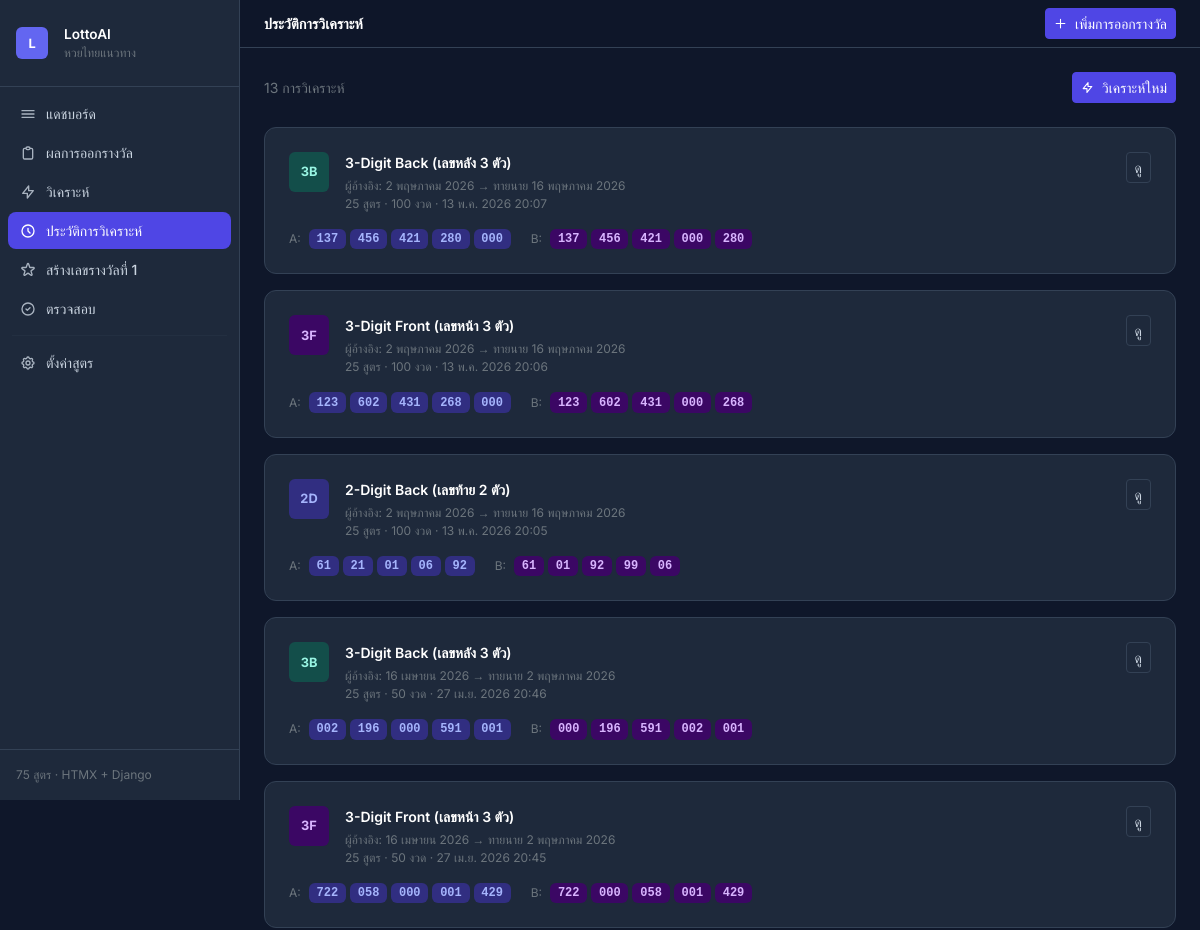
The page /analysis/ (upper part) on the database as committed earlier.
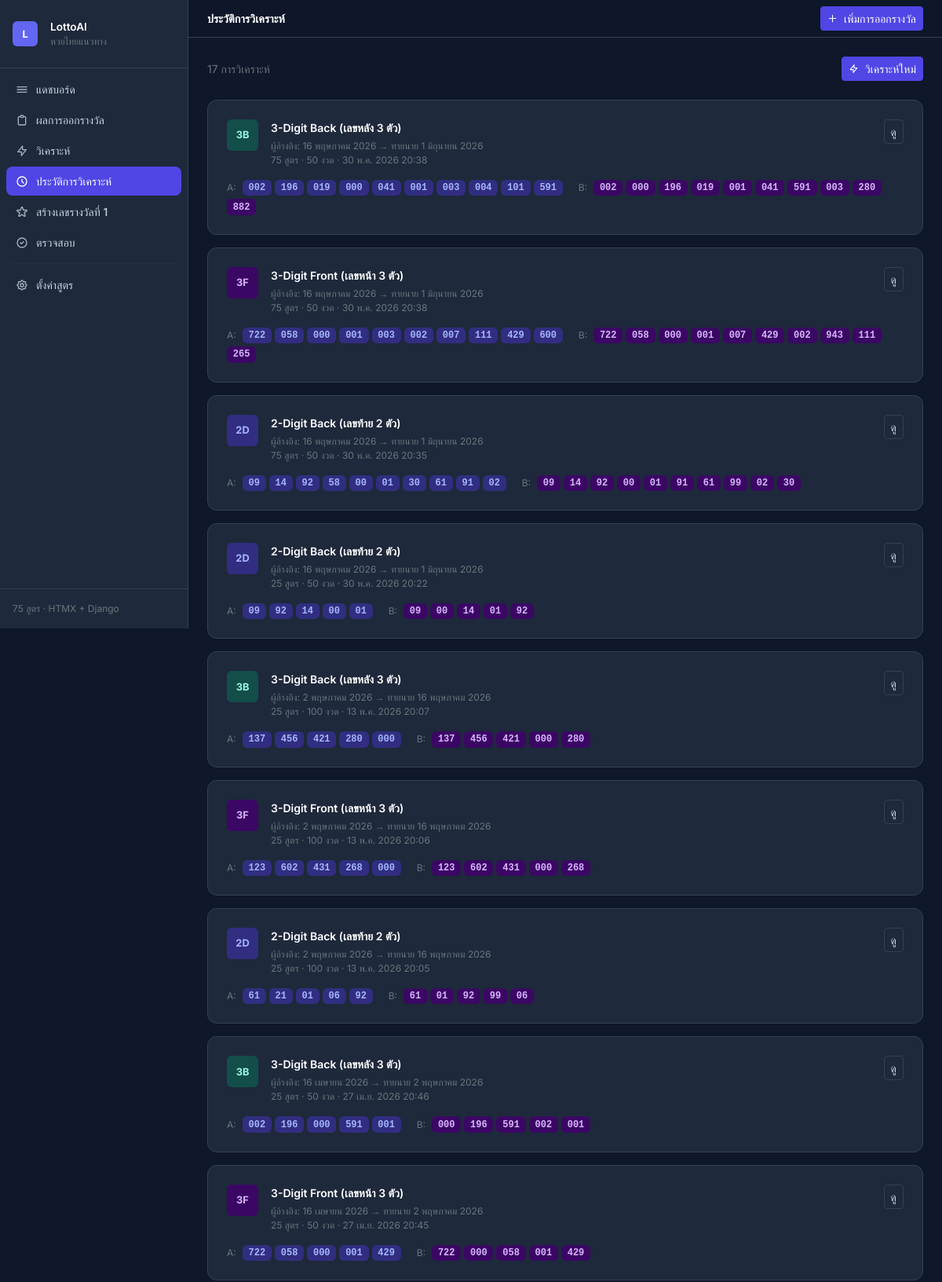
The same page on the database as committed later.
### apps/analysis/models.py (models this page shows, shortened)
class AnalysisSession(models.Model):
    LOTTERY_TYPE_CHOICES = [
        ('2D', '2-Digit Back (เลขท้าย 2 ตัว)'),
        ('3F', '3-Digit Front (เลขหน้า 3 ตัว)'),
        ('3B', '3-Digit Back (เลขหลัง 3 ตัว)'),
    ]
    reference_draw = models.ForeignKey(
        LotteryDraw, on_delete=models.CASCADE,
        related_name='analyses', verbose_name='Based on Draw'
    )
    lottery_type = models.CharField(
        max_length=2, choices=LOTTERY_TYPE_CHOICES, verbose_name='Lottery Type'
    )
    target_draw_date = models.DateField(
        null=True, blank=True, verbose_name='Target Draw Date'
    )
    history_limit = models.IntegerField(
        default=50, verbose_name='Draws Used in History'
    )
    formulas_run = models.IntegerField(default=0)
    formulas_active = models.IntegerField(default=0)
    formula_raw_results = models.JSONField(default=dict)
    option_a_results = models.JSONField(default=list)
    option_b_results = models.JSONField(default=list)
    option_c_results = models.JSONField(default=list)
    created_at = models.DateTimeField(auto_now_add=True)
    class Meta:
        ordering = ['-created_at']
        verbose_name = 'Analysis Session'
        verbose_name_plural = 'Analysis Sessions'

class LotteryDraw(models.Model):
    draw_date = models.DateField(unique=True, verbose_name='Draw Date')
    draw_label = models.CharField(
        max_length=20, blank=True, default='',
        help_text='E.g. "1 Jan 2025"', verbose_name='Draw Label'
    )
    first_prize = models.CharField(max_length=6, verbose_name='First Prize (6-digit)')
    near_first_1 = models.CharField(max_length=6, blank=True, default='', verbose_name='Near 1st Prize (lower)')
    near_first_2 = models.CharField(max_length=6, blank=True, default='', verbose_name='Near 1st Prize (upper)')
    three_front_1 = models.CharField(max_length=3, blank=True, default='', verbose_name='3-Digit Front #1')
    three_front_2 = models.CharField(max_length=3, blank=True, default='', verbose_name='3-Digit Front #2')
    three_back_1 = models.CharField(max_length=3, blank=True, default='', verbose_name='3-Digit Back #1')
    three_back_2 = models.CharField(max_length=3, blank=True, default='', verbose_name='3-Digit Back #2')
    two_back = models.CharField(max_length=2, blank=True, default='', verbose_name='2-Digit Back')
    notes = models.TextField(blank=True, default='', verbose_name='Notes')
    created_at = models.DateTimeField(auto_now_add=True)
    updated_at = models.DateTimeField(auto_now=True)
    class Meta:
        ordering = ['-draw_date']
        verbose_name = 'Lottery Draw'
        verbose_name_plural = 'Lottery Draws'

### apps/analysis/views.py (the view)
# urls.py: path('analysis/', views.analysis_history, name='analysis_history'),
def analysis_history(request):
    sessions = AnalysisSession.objects.select_related('reference_draw').all()
    return render(request, 'analysis/analysis_history.html', {'sessions': sessions})

### apps/analysis/templates/analysis/analysis_history.html (shortened to what this page needs)
{% extends "analysis/base.html" %}
{% block page_title %}ประวัติการวิเคราะห์{% endblock %}
{% block content %}
<div class="d-flex align-items-center justify-content-between mb-4">
  <p class="mb-0 text-secondary small">{{ sessions.count }} การวิเคราะห์</p>
  <a href="{% url 'analysis_run' %}" class="btn btn-primary btn-sm d-flex align-items-center gap-2">
    <svg width="13" height="13" fill="none" viewBox="0 0 24 24" stroke="currentColor">
      <path stroke-linecap="round" stroke-linejoin="round" stroke-width="2" d="M13 10V3L4 14h7v7l9-11h-7z"/>
    </svg>
    วิเคราะห์ใหม่
  </a>
</div>
{% if sessions %}
<div class="d-flex flex-column gap-3">
  {% for session in sessions %}
  <div class="card p-4">
    <div class="d-flex flex-wrap align-items-start justify-content-between gap-3">
      <div class="d-flex align-items-start gap-3">
        <div class="d-flex align-items-center justify-content-center rounded-2 fw-bold flex-shrink-0
          {% if session.lottery_type == '2D' %}badge-2d
          {% elif session.lottery_type == '3F' %}badge-3f
          {% else %}badge-3b{% endif %}"
             style="width:2.5rem;height:2.5rem;font-size:.8rem">
          {{ session.lottery_type }}
        </div>
        <div>
          <p class="mb-1 text-white fw-semibold small">{{ session.get_lottery_type_display }}</p>
          <p class="mb-0 text-secondary fs-xs">
            ผู้อ้างอิง: {{ session.reference_draw.draw_date }}
            {% if session.target_draw_date %} → ทายนาย {{ session.target_draw_date }}{% endif %}
          </p>
          <p class="mb-0 text-secondary fs-xs">
            {{ session.formulas_run }} สูตร · {{ session.history_limit }} งวด · {{ session.created_at|date:"d M Y H:i" }}
          </p>
        </div>
      </div>
      <div class="d-flex flex-column align-items-end gap-2 flex-shrink-0">
        <a href="{% url 'analysis_detail' session.pk %}"
           class="btn btn-outline-secondary btn-sm">ดู</a>
      </div>
    </div>
    <div class="d-flex flex-wrap align-items-center gap-1 mt-3">
      <span class="text-secondary fs-xs me-1">A:</span>
      {% for item in session.option_a_results %}
      <span class="badge font-mono badge-2d">{{ item.0 }}</span>
      {% endfor %}
      <span class="text-secondary fs-xs ms-3 me-1">B:</span>
      {% for item in session.option_b_results %}
      <span class="badge font-mono badge-3f">{{ item.0 }}</span>
      {% endfor %}
    </div>
  </div>
  {% endfor %}
</div>
{% endif %}
{% endblock %}

Rows that differ between the two databases and show on the page:
added AnalysisSession: lottery_type "3B", lottery_type "3-Digit Back (เลขหลัง 3 ตัว)", reference_draw.draw_date "16 พฤษภาคม 2026", target_draw_date "1 มิถุนายน 2026", formulas_run "75", history_limit "50", created_at "30 พ.ค. 2026 20:38", item "002" "196" "019" "000" "041" "001" "003" "004" "101" "591", item "002" "000" "196" "019" "001" "041" "591" "003" "280" "882"
added AnalysisSession: lottery_type "3F", lottery_type "3-Digit Front (เลขหน้า 3 ตัว)", reference_draw.draw_date "16 พฤษภาคม 2026", target_draw_date "1 มิถุนายน 2026", formulas_run "75", history_limit "50", created_at "30 พ.ค. 2026 20:38", item "722" "058" "000" "001" "003" "002" "007" "111" "429" "600", item "722" "058" "000" "001" "007" "429" "002" "943" "111" "265"
added AnalysisSession: lottery_type "2D", lottery_type "2-Digit Back (เลขท้าย 2 ตัว)", reference_draw.draw_date "16 พฤษภาคม 2026", target_draw_date "1 มิถุนายน 2026", formulas_run "75", history_limit "50", created_at "30 พ.ค. 2026 20:35", item "09" "14" "92" "58" "00" "01" "30" "61" "91" "02", item "09" "14" "92" "00" "01" "91" "61" "99" "02" "30"
added AnalysisSession: lottery_type "2D", lottery_type "2-Digit Back (เลขท้าย 2 ตัว)", reference_draw.draw_date "16 พฤษภาคม 2026", target_draw_date "1 มิถุนายน 2026", formulas_run "25", history_limit "50", created_at "30 พ.ค. 2026 20:22", item "09" "92" "14" "00" "01", item "09" "00" "14" "01" "92"
Other text that changed with them:
{{ sessions.count }}: "13" → "17"
